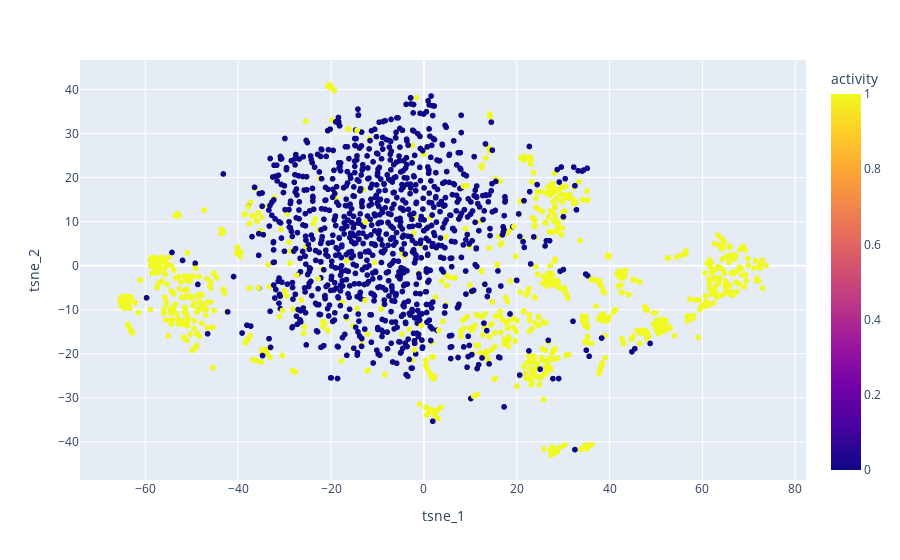

Write notebook code for a chart like this one.
### Code cell
from sklearn.manifold import TSNE
from plotly import express as ex

tsne = TSNE(n_components=2)
tsne_components = tsne.fit_transform(df_processed.drop(['subset', 'activity'], axis=1))

df_tsne = pd.DataFrame(tsne_components, columns=['tsne_1', 'tsne_2'])
df_tsne['activity'] = df_processed['activity']
ex.scatter(df_tsne, x='tsne_1', y='tsne_2', color='activity')

### Figure 1 — Plotly figure (JSON) as saved in the notebook; plotly's stock layout.template omitted (floating-point values rounded to 4 significant figures; data arrays with more than 128 entries replaced by an {"elided": "..."} marker saying what was removed)
{"data": [{"hovertemplate": "tsne_1=%{x}<br>tsne_2=%{y}<br>activity=%{marker.color}<extra></extra>", "legendgroup": "", "marker": {"color": {"elided": "1940 int values"}, "coloraxis": "coloraxis", "symbol": "circle"}, "mode": "markers", "name": "", "showlegend": false, "type": "scattergl", "x": {"elided": "1940 float values"}, "xaxis": "x", "y": {"elided": "1940 float values"}, "yaxis": "y"}], "layout": {"autosize": true, "coloraxis": {"colorbar": {"title": {"text": "activity"}}, "colorscale": [[0, "#0d0887"], [0.1111, "#46039f"], [0.2222, "#7201a8"], [0.3333, "#9c179e"], [0.4444, "#bd3786"], [0.5556, "#d8576b"], [0.6667, "#ed7953"], [0.7778, "#fb9f3a"], [0.8889, "#fdca26"], [1, "#f0f921"]]}, "legend": {"tracegroupgap": 0}, "margin": {"t": 60}, "xaxis": {"anchor": "y", "autorange": true, "domain": [0, 1], "range": [-73.87, 82.11], "title": {"text": "tsne_1"}, "type": "linear"}, "yaxis": {"anchor": "x", "autorange": true, "domain": [0, 1], "range": [-49.56, 47.6], "title": {"text": "tsne_2"}, "type": "linear"}}}
